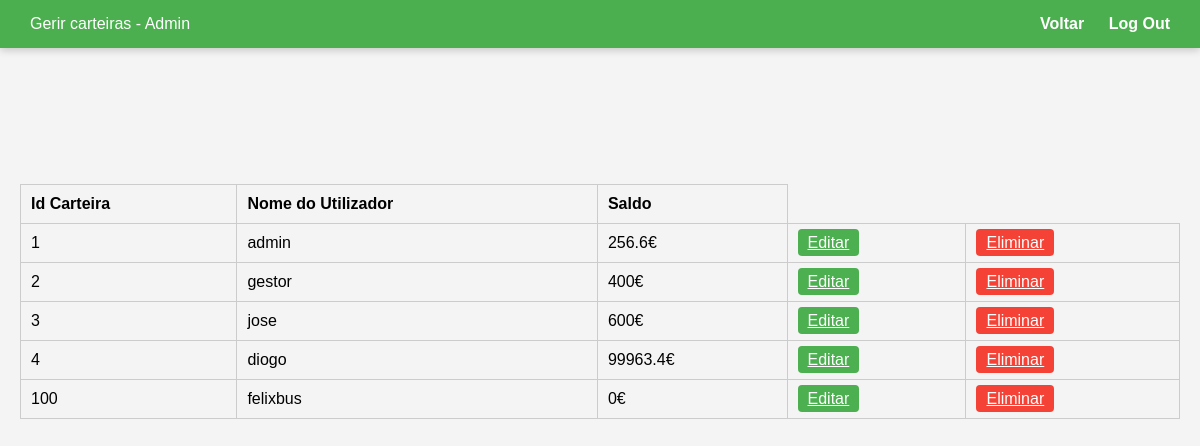
/paginas/AdminGerirCarteiras.php (signed in), run on the app's committed database.
### tables this page shows
CREATE TABLE `carteira` (
  `id_carteira` int(11) NOT NULL,
  `id_utilizador` int(11) NOT NULL,
  `saldo` double NOT NULL DEFAULT 0
);

CREATE TABLE `utilizador` (
  `id_utilizador` int(11) NOT NULL,
  `nomeUtilizador` varchar(40) NOT NULL,
  `mail` varchar(40) NOT NULL,
  `pass` varchar(100) NOT NULL,
  `telemovel` int(9) NOT NULL,
  `tipoUtilizador` int(2) NOT NULL
);

### paginas/AdminGerirCarteiras.php (the view, shortened to what this page needs)
<?php
$sql = "SELECT c.id_carteira, c.saldo, u.nomeUtilizador
        FROM carteira c
        JOIN utilizador u ON c.id_utilizador = u.id_utilizador";
$result = mysqli_query($conn, $sql);
?>
<!DOCTYPE html>
<html lang="pt">
<head>
</head>
<body>
<div class="navbar">
  <div class="nav-left">Gerir carteiras - Admin</div>
  <div class="nav-right">
    <a href="PagIniAdmin.php">Voltar</a>
    <a href="logout.php">Log Out</a>
  </div>
</div>
  <table>
        <tr>
            <th>Id Carteira</th>
            <th>Nome do Utilizador </th>
            <th>Saldo</th>
        </tr>
        <br></br>
        <br></br>
        <br></br>
        <br></br>
            <?php
            if (mysqli_num_rows($result) > 0) {
                while ($row = mysqli_fetch_assoc($result)) {
                    $id_carteira= urlencode($row["id_carteira"]);
                    echo "<tr>";
                    echo "<td>" . $row["id_carteira"] . "</td>";
                    echo "<td>" . $row["nomeUtilizador"] . "</td>";
                    echo "<td>" . $row["saldo"] . "€" . "</td>";
                    echo "<td><a class='btn edit-btn' href='AdminEditarCarteira.php?id_carteira=$id_carteira'>Editar</a></td>";
                    echo "<td><a class='btn delete-btn' href='?delete=$id_carteira' onclick=\"return confirm('Tens a certeza que queres eliminar esta carteira?');\">Eliminar</a></td>";
                    echo "</tr>";
                }
            }
            ?>
  </table>

### paginas/AdminGerirCarteiras.php (style rules this page uses)
*, *::before, *::after { margin: 0; padding: 0; box-sizing: border-box; }
body { font-family: Arial, sans-serif; background-color: #f4f4f4; display: flex; flex-direction: column; align-items: center; padding-top: 100px; min-height: 100vh; }
.navbar { position: fixed; top: 0; left: 0; width: 100%; background-color: hsl(122, 39.40%, 49.20%); color: white; display: flex; justify-content: space-between; align-items: center; padding: 15px 30px; box-shadow: 0 2px 8px rgba(0,0,0,0.2); z-index: 1000; }
.navbar a { color: white; text-decoration: none; margin-left: 20px; font-weight: bold; }
body { font-family: Arial, sans-serif; padding: 20px; }
.btn { margin-top: 20px; padding: 10px 20px; border: none; cursor: pointer; border-radius: 4px; }
table { width: 100%; border-collapse: collapse; margin-top: 20px; }
th, td { border: 1px solid #ccc; padding: 10px; text-align: left; }
th { background-color: #f4f4f4; }
.btn { padding: 5px 10px; border: none; border-radius: 4px; cursor: pointer; }
.edit-btn { background-color: #4CAF50; color: white; }
.delete-btn { background-color: #f44336; color: white; }

### data on the page
carteira: id_carteira "1", id_utilizador.nomeUtilizador "admin", saldo "256.6"
carteira: id_carteira "2", id_utilizador.nomeUtilizador "gestor", saldo "400"
carteira: id_carteira "3", id_utilizador.nomeUtilizador "jose", saldo "600"
carteira: id_carteira "4", id_utilizador.nomeUtilizador "diogo", saldo "99963.4"
carteira: id_carteira "100", id_utilizador.nomeUtilizador "felixbus", saldo "0"
